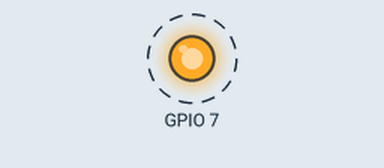
Recording of a program running on a simulated Raspberry Pi (BCM pin numbers). Shown: output pins drawn as LEDs (lit = HIGH). Dashed ring = blinking.

Above: at 0.5 s.
Timing chart, 0 to 4.6 s (numbered marks = the images above):
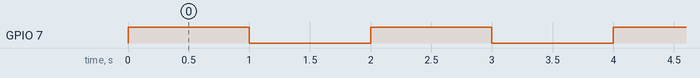

Measured:
- by itself, GPIO 7: alternates HIGH for 1.0 s and LOW for 1.0 s

The program:

gpio.py
```python
#!/usr/bin/python
import RPi.GPIO as GPIO
import time

GPIO.setmode(GPIO.BCM)
GPIO.setup(7, GPIO.OUT)

while True:
    GPIO.output(7, 1)
    time.sleep(1)
    GPIO.output(7, 0)
    time.sleep(1)

GPIO.cleanup()
```
